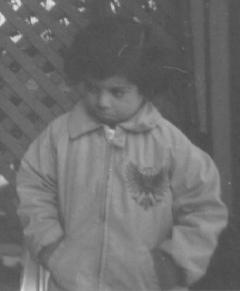
#> input picture pout.jpg, 240 x 291 px
$ jupyter execute 3-modified.ipynb
#> lines starting #> are read from the running program, lines starting #| are printed output that depends on the picture; after the words box and inside, x2 and y2 are one past the last pixel; in counts of white or black regions, pixels touching at a corner belong together
[cell 1]
import numpy as np
import cv2 as cv
from skimage import io
import matplotlib.pyplot as plt

[cell 2]
src = cv.imread('pout.jpg',0)
#> src is the input picture: shape (291, 240); min 72, max 229, mean 110.3
plt.imshow(src, cmap='gray')
height = np.size(src, 0)
#> height = 291
width = np.size(src, 1)
#> width = 240

[cell 3]
f = np.fft.fft2(src) ## Fourier Transform
fshift = np.fft.fftshift(f) ## Shifting zero frequency to center
freq_spec = 20*np.log(np.abs(fshift))  ## Take absolute and log only for displaying purpo
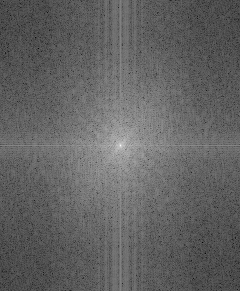
#> freq_spec: shape (291, 240) float64; min -4.67, max 317.1, mean 120.4; drawn with min black and max white

[cell 4]
gaussian_highpass_filter = np.zeros(src.size).reshape(src.shape)
gaussian_lowpass_filter = np.zeros(src.size).reshape(src.shape)
CUTOFF = 10
for i in range(0, height):
    for j in range(0, width):
        d_sqr = (i - height/2.0)**2 + (j - width/2.0)**2
        gaussian_coeff = np.exp(-d_sqr / (2.0 * CUTOFF * CUTOFF))
        gaussian_lowpass_filter[i][j] = gaussian_coeff
        gaussian_highpass_filter[i][j] = 1 - gaussian_lowpass_filter[i][j]
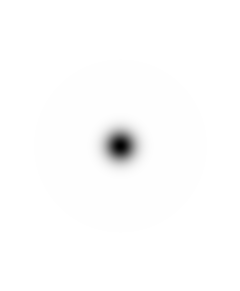
#> gaussian_highpass_filter: shape (291, 240) float64; min 0.00125, max 1, mean 0.991
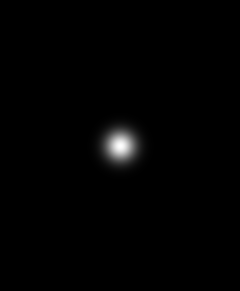
#> gaussian_lowpass_filter: shape (291, 240) float64; min 5.76e-78, max 0.999, mean 0.009

[cell 5]
ghpf_filtered_f = fshift* gaussian_highpass_filter
ghpf_image = np.abs(np.fft.ifft2(np.fft.ifftshift(ghpf_filtered_f)))
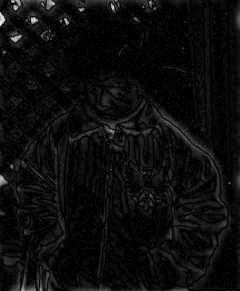
#> ghpf_image: shape (291, 240) float64; min 0.00134, max 99.28, mean 5.2; drawn with min black and max white
plt.imshow(ghpf_image, cmap='gray')

[cell 6]
glpf_filtered_f = fshift*gaussian_lowpass_filter
glpf_image = np.abs(np.fft.ifft2(np.fft.ifftshift(glpf_filtered_f)))
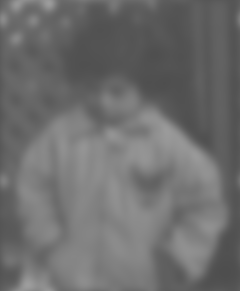
#> glpf_image: shape (291, 240) float64; min 78.35, max 157.2, mean 110.2
plt.imshow(glpf_image, cmap='gray')

[cell 7]
ideal_lowpass_filter = np.zeros(src.size, src.dtype).reshape(src.shape)
RADIUS = 10
for i in range(0, height):
    for j in range(0, width):
        if ((i - height/2)**2 + (j - width/2)**2) < RADIUS**2:    ## Circle filter
            ideal_lowpass_filter[i][j] = 1
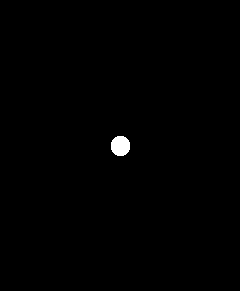
#> ideal_lowpass_filter: shape (291, 240); values 0 (black) and 1 (white), 0.45% white; 1 white region, box (x1, y1, x2, y2) and area: (111, 136, 130, 156) 312

[cell 8]
ilpf_filtered_f = fshift*ideal_lowpass_filter
ilpf_image = np.abs(np.fft.ifft2(np.fft.ifftshift(ilpf_filtered_f)))
plt.imshow(ilpf_image, cmap='gray')
